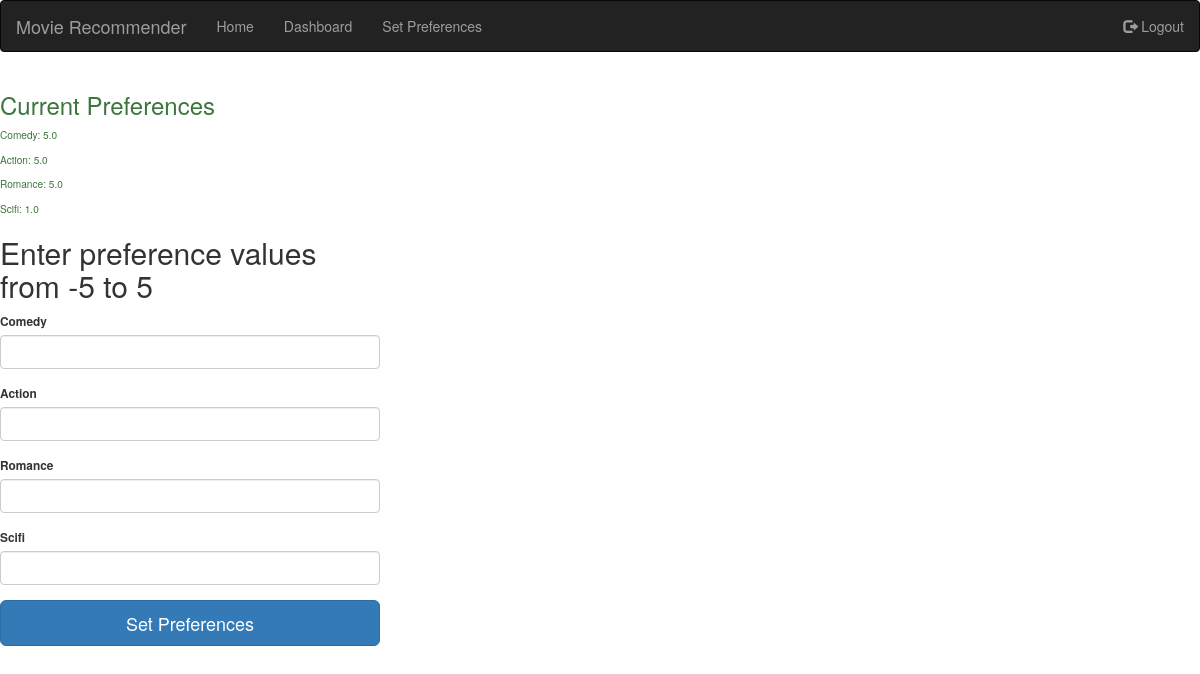
The app's page /setpreferences (signed in) with its own data.
### app/models.py (models this page shows, shortened)
class Preference(db.Model):
	__tablename__ = 'preferences'
	id = db.Column(db.Integer, primary_key=True)
	user_id = db.Column(db.Integer, db.ForeignKey('users.id'))
	comedy = db.Column(db.Float)
	action = db.Column(db.Float)
	romance = db.Column(db.Float)
	scifi = db.Column(db.Float)

### app/views.py (the view, shortened to what this page needs)
@app.route('/setpreferences', methods=['POST', 'GET'])
@login_required
def setpreferences():
	form = PreferenceForm()
	preference = Preference.query.filter_by(user_id = current_user.id).first()
	return render_template('setpreferences.html', preference = preference, form=form)

### app/views.py
class PreferenceForm(FlaskForm):
	comedy = FloatField('Comedy', validators=[InputRequired(), NumberRange(min=-5, max=5)])
	action = FloatField('Action', validators=[InputRequired(), NumberRange(min=-5, max=5)])
	romance = FloatField('Romance', validators=[InputRequired(), NumberRange(min=-5, max=5)])
	scifi = FloatField('Scifi', validators=[InputRequired(), NumberRange(min=-5, max=5)])

### app/views.py (called while the page is built)
@login_manager.user_loader
def load_user(user_id):
	return User.query.get(int(user_id))

### app/templates/setpreferences.html (shortened to what this page needs)
{% extends "base.html" %}
{% import "bootstrap/wtf.html" as wtf %}
{% block content %}
<div class="row">
	<div class="col-xs-4 center-block small">
		<div class="small text-success">
			{% if preference %}
				<h3> Current Preferences </h3>
				<p> Comedy: {{ preference.comedy * 5 }} </p>
				<p> Action: {{ preference.action * 5 }} </p>
				<p> Romance: {{ preference.romance * 5 }} </p>
				<p> Scifi: {{ preference.scifi * 5 }} </p>
			{% endif %}
		</div>
		<form class="form-signin" method="POST" action="{{url_for('setpreferences')}}">
			<h2 class="form-signin-heading">Enter preference values from -5 to 5</h2>
			{{ wtf.form_field(form.comedy) }}
			{{ wtf.form_field(form.action) }}
			{{ wtf.form_field(form.romance) }}
			{{ wtf.form_field(form.scifi) }}
			<button class="btn btn-lg btn-primary btn-block" type="submit">Set Preferences</button>
		</form>
	</div>
</div>
{% endblock %}

### records on screen
Preference: preference.comedy*5 "5.0", preference.action*5 "5.0", preference.romance*5 "5.0", preference.scifi*5 "1.0"
